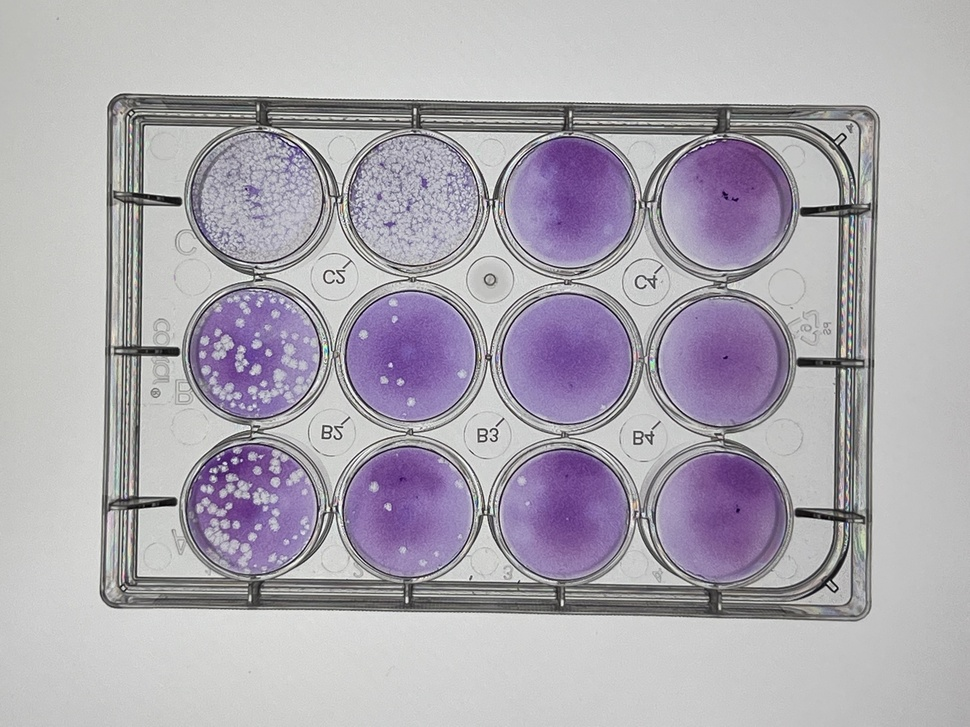
%> input picture MATLAB-Scripts-main/MATLAB-Scripts-main/MATLAB-Scripts-main/current_code/PA1.jpg, 970 x 727 px, shrunk from 4032 x 3024 before the run
$ octave --eval "result = singleWellDetection(imread('PA1.jpg'));"   (GNU Octave 9; MATLAB toolbox functions it lacks are replaced by stand-ins)
%> lines starting %> are read from the running program, lines starting %| are printed output that depends on the picture; in (x1, y1, x2, y2) boxes, pixels count from 0 and x2, y2 are one past the last pixel; in counts of white or black regions, pixels touching at a corner belong together; the program's own positions count from 1
%
%

function [finalCount] = singleWellDetection(inputImage)
% [6 lines of commented-out code are left out]
gray_image = rgb2gray(inputImage);
se = strel('disk', 18)
background = imopen(gray_image,se);
imshow(background)
Image_plaque = gray_image - background;
imshow(Image_plaque)
Image_contrast = imadjust(Image_plaque);
imshow(Image_contrast)
bw = imbinarize(Image_contrast,0.6);
bw = bwareaopen(bw,50);
imshow(bw)


[B,L] = bwboundaries(bw,'nohole')

imshow(label2rgb(L, @jet, [.5 .5 .5]))
hold on
for k = 1:length(B)
   boundary = B{k};
   plot(boundary(:,2), boundary(:,1), 'w', 'LineWidth', 2)
end
hold on
y = size(B);
title("Number of plaques detected: " + y(1));
finalCount = y(1);

end
%> in singleWellDetection, `background = imopen(gray_image,se);`:
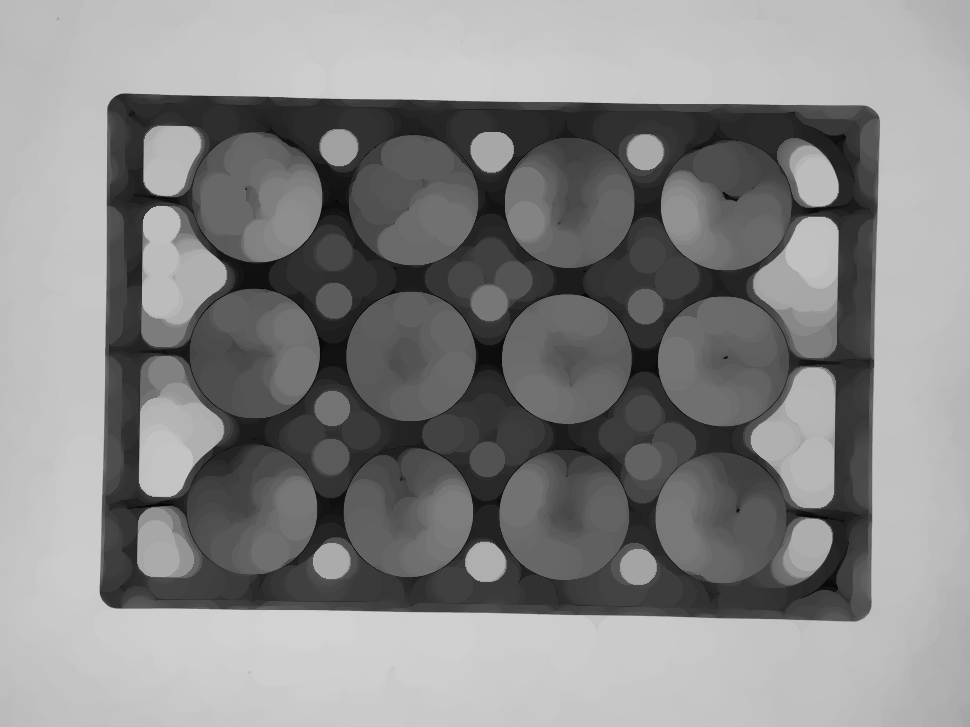
%> background: size 727x970 uint8; min 0, max 210, mean 134.9
%> in singleWellDetection, `Image_contrast = imadjust(Image_plaque);`:
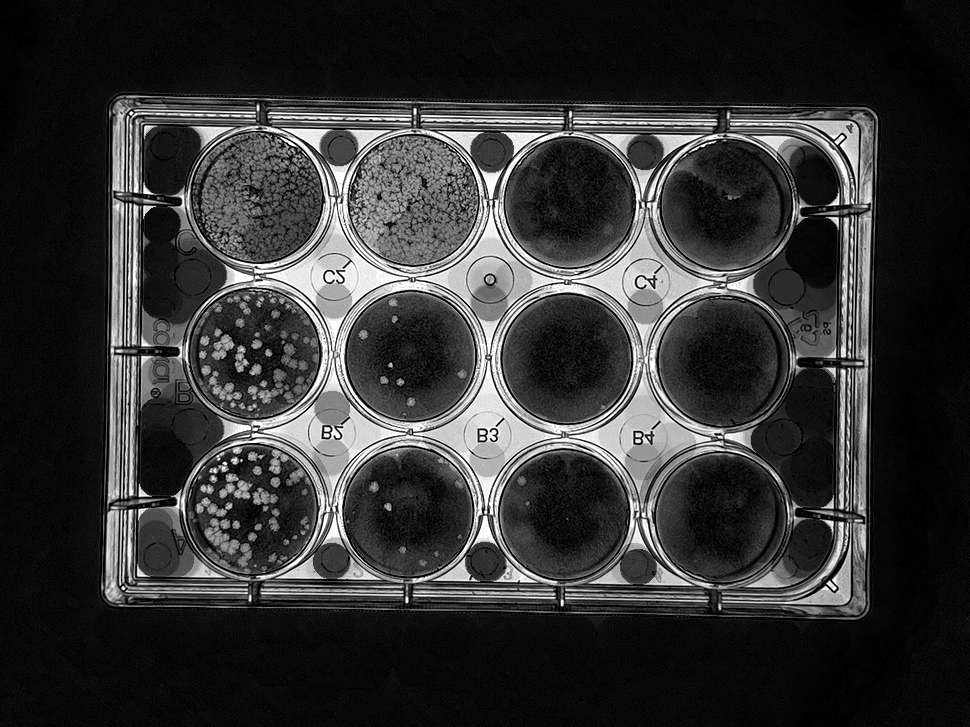
%> Image_contrast: size 727x970 uint8; min 0, max 255, mean 51.6
%> in singleWellDetection, `bw = imbinarize(Image_contrast,0.6);`:
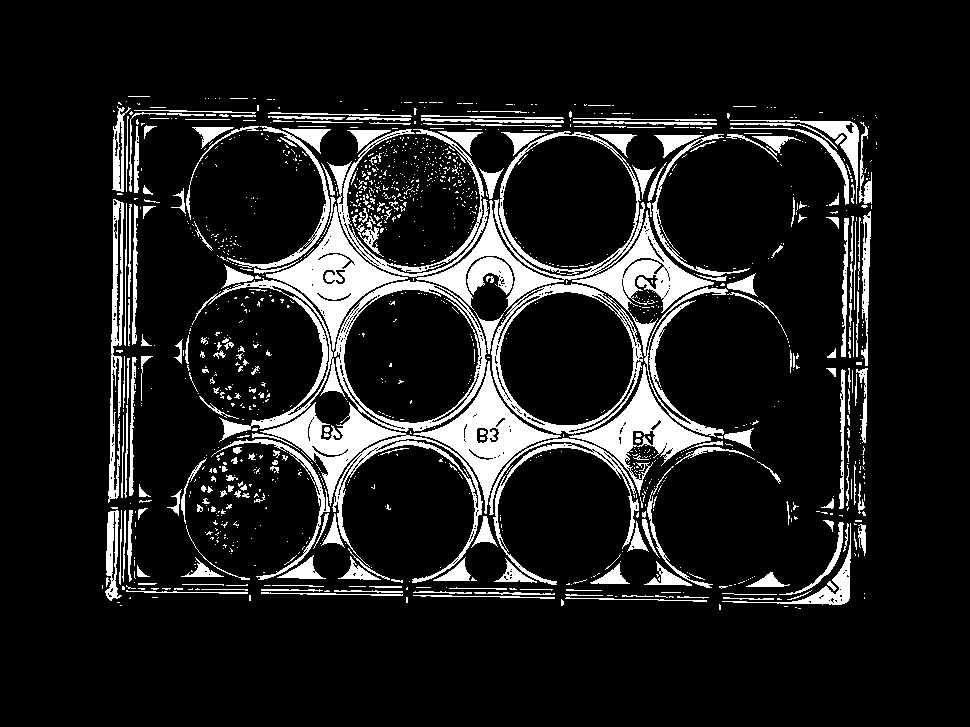
%> bw: size 727x970 logical; 12% white; 1326 white regions (1070 under 20 px), largest, box (x1, y1, x2, y2) and area: (266, 129, 489, 351) 7886, (260, 402, 483, 583) 5841, (572, 210, 728, 437) 5699
%> in singleWellDetection, `[B,L] = bwboundaries(bw,'nohole')`:
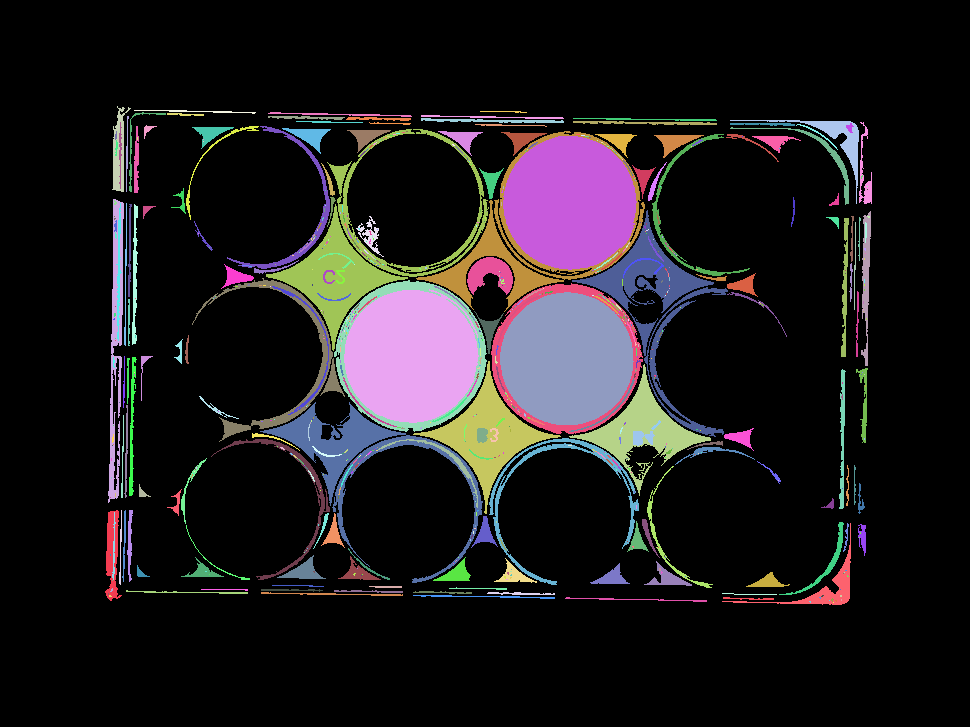
%> L: size 727x970 double; 829 distinct labels, from 0 to 828; one colour per label, 0 black
%> in singleWellDetection, `[B,L] = bwboundaries(bw,'nohole')`: B = 828 boundaries; largest, box (x1, y1, x2, y2) and points: (266, 129, 489, 351) 1657, (572, 210, 728, 437) 1457, (416, 131, 645, 312) 1286, (260, 402, 483, 583) 1279, (489, 438, 639, 585) 1030
%> in singleWellDetection, `imshow(label2rgb(L, @jet, [.5 .5 .5]))`:
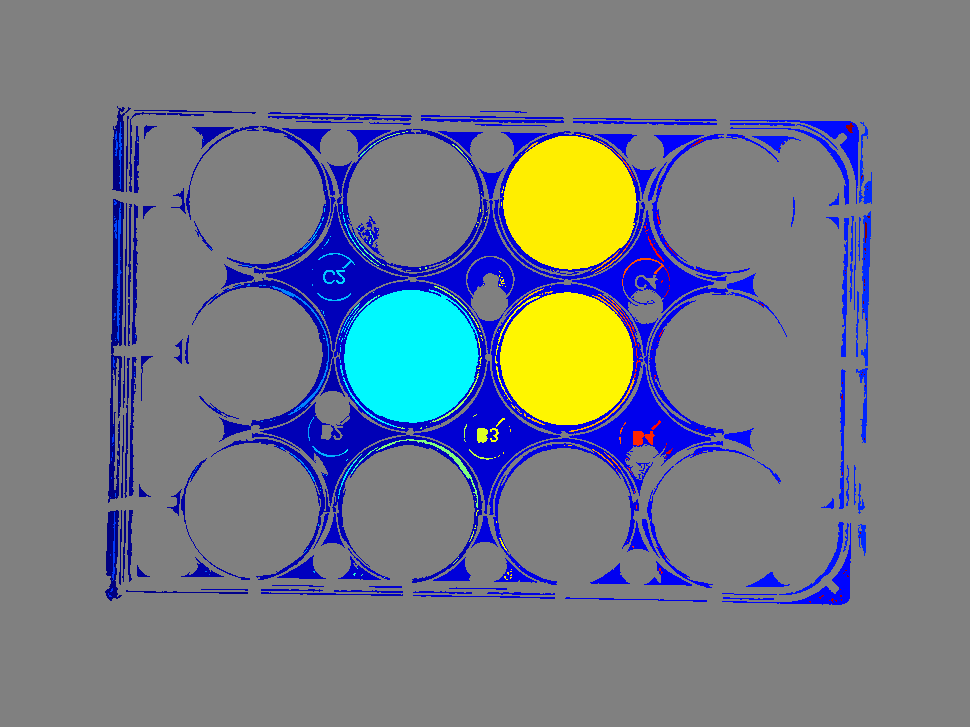
%> displayed picture: size 727x970x3, on the screen's scale of 0 to 255; mean R, G, B 116.5, 121.4, 134.1
%> in singleWellDetection, `y = size(B);`: y = [828 1]
%> in singleWellDetection, `finalCount = y(1);`: finalCount = 828
%> `result = singleWellDetection(imread('PA1.jpg'));`:
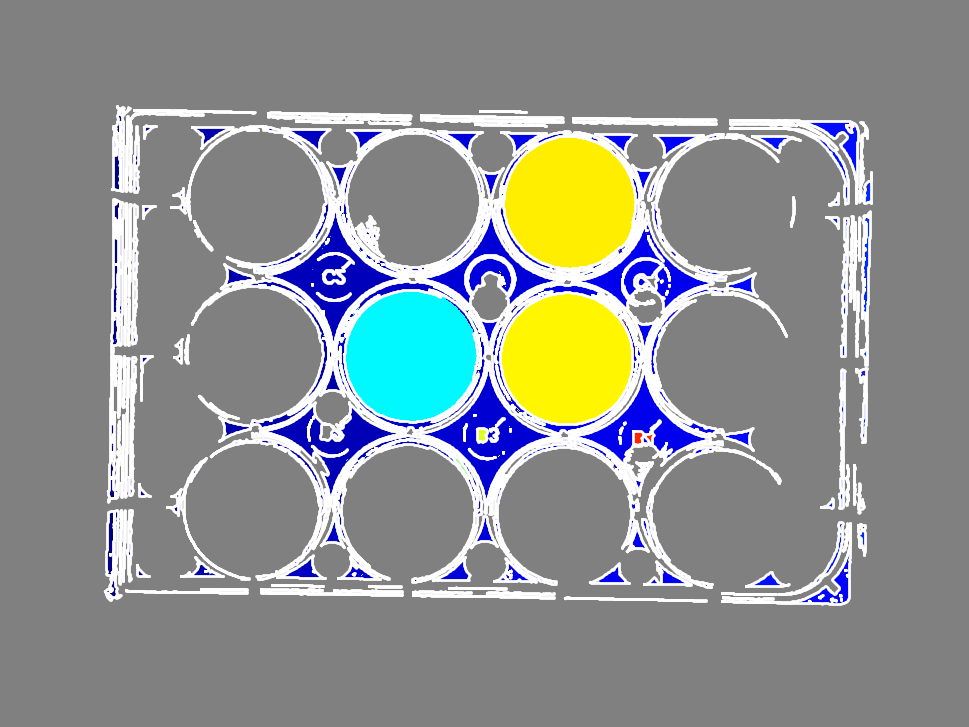
%> figure redrawn from the program's plot data; its title reads 'Number of plaques detected: 828'

$ run again, on MATLAB-Scripts-main/MATLAB-Scripts-main/MATLAB-Scripts-main/current_code/circle.png
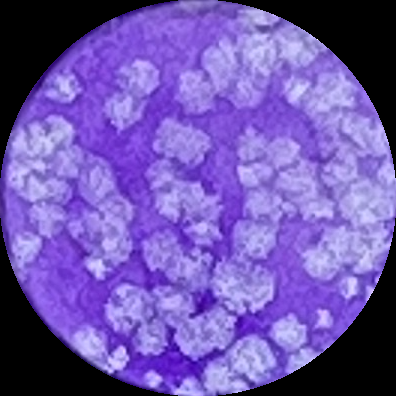
%> input picture MATLAB-Scripts-main/MATLAB-Scripts-main/MATLAB-Scripts-main/current_code/circle.png, 396 x 396 px
%> in singleWellDetection, `[B,L] = bwboundaries(bw,'nohole')`:
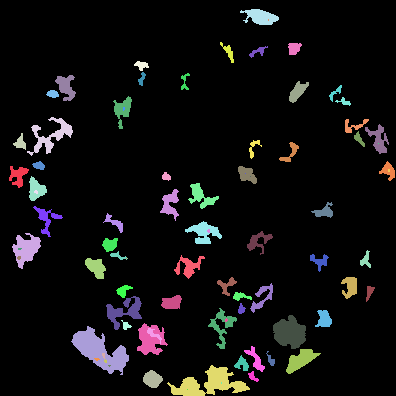
%> L: size 396x396 double; 83 distinct labels, from 0 to 82; one colour per label, 0 black
%> B = 82 boundaries; largest, box (x1, y1, x2, y2) and points: (167, 365, 250, 396) 251, (27, 117, 73, 156) 209, (71, 326, 129, 375) 182, (106, 296, 142, 330) 166, (208, 308, 237, 349) 155
%> the loop in singleWellDetection, `for k = 1:length(B)` made 82 passes
%> y = [82 1]
%> finalCount = 82
%> `result = singleWellDetection(imread('PA1.jpg'));`:
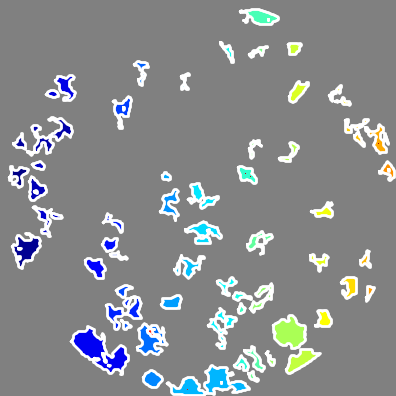
%> figure redrawn from the program's plot data; its title reads 'Number of plaques detected: 82'
